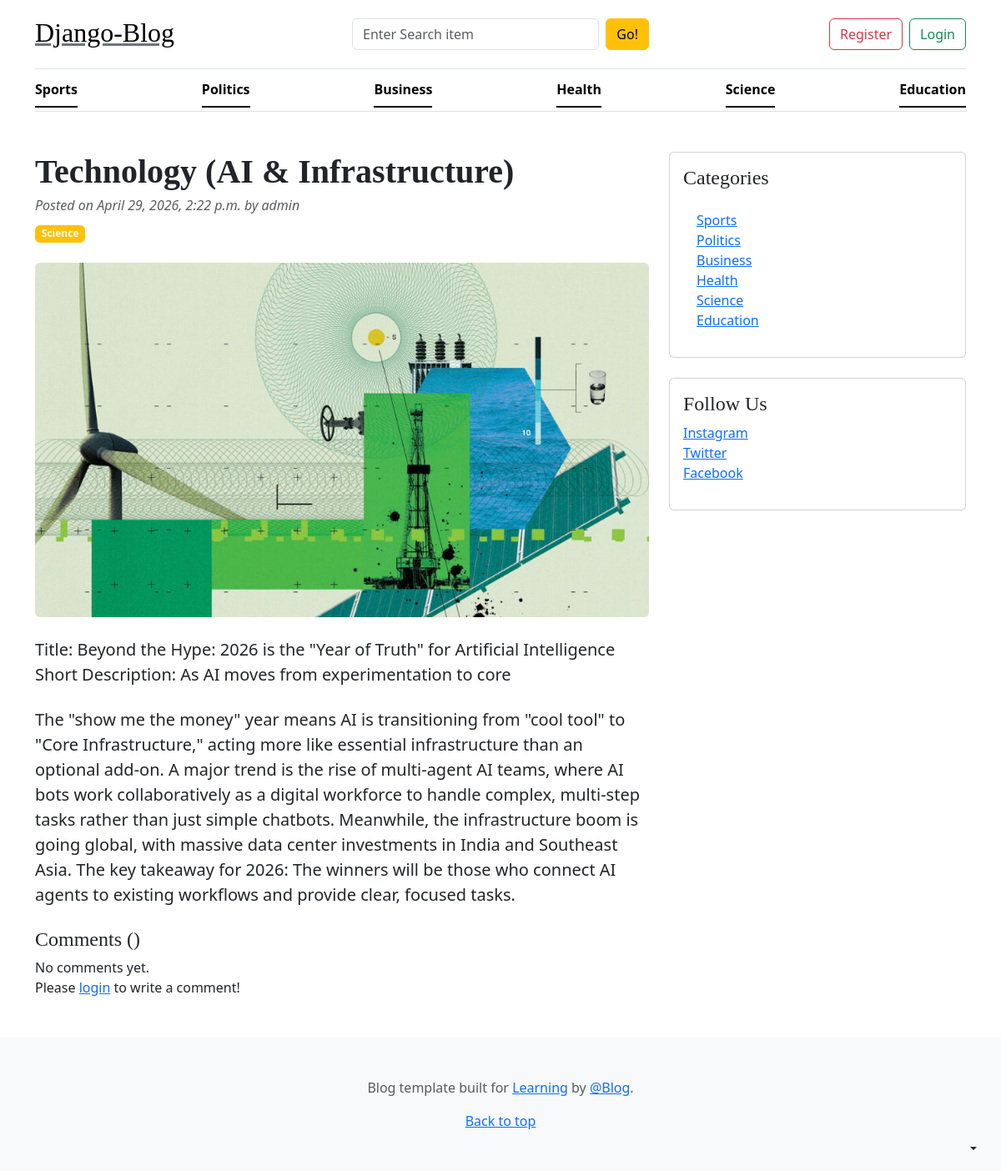
Before: /blogs_slug/technology-ai-infrastructure/ with the older database file.
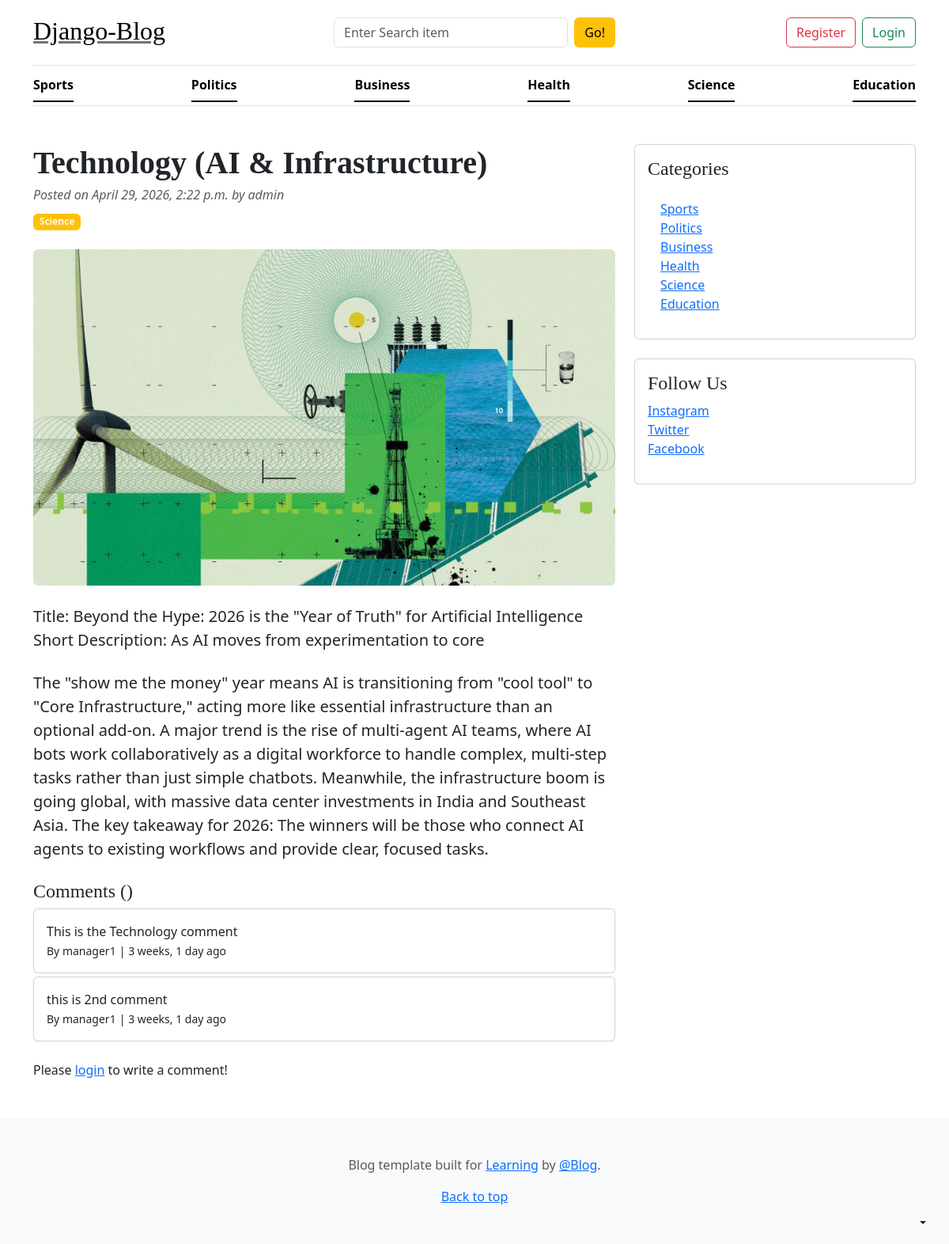
After: the same page with the newer database file.
### blogs_app/models.py (models this page shows)
class category(models.Model):
    category=models.CharField(max_length=50)
    created_at=models.DateTimeField(auto_now_add=True)
    updated_at=models.DateTimeField(auto_now=True)
    class Meta:
        verbose_name_plural='Categories'
    def __str__(self):
        return self.category

class Comment(models.Model):
    user=models.ForeignKey(User,on_delete=models.CASCADE)
    blog=models.ForeignKey(Blog,on_delete=models.CASCADE)
    comment=models.TextField(max_length=250)
    created_at=models.DateTimeField(auto_now_add=True)
    updated_at=models.DateTimeField(auto_now=True)
    def __str__(self):
            return self.comment

### blogs_app/views.py (the view)
# urls.py: path('blogs_slug/<slug:slug>/',blog_view.slug_blogs,name='slug_blogs'),
def slug_blogs(request,slug):
    slug_post=Blog.objects.get(slug=slug,status='published')
    if request.method == 'POST':
        user=request.user
        cmt=request.POST.get('comment')
        c=Comment(user=user,comment=cmt,blog=slug_post)
        c.save()
        return HttpResponseRedirect(request.path_info)
    comment=Comment.objects.filter(blog=slug_post)
    comment_count=comment.count()
    return render(request,"slug_posts.html",{'slug':slug_post,'comment':comment,'cc':comment_count})

### blogs_app/context_processors.py (called while the page is built)
def get_category(request):
    categories=category.objects.all()
    return dict(categories=categories)

def get_social(request):
    social=Social.objects.all()
    return dict(social=social)

### templates/slug_posts.html
{% extends 'base.html' %}
{% block content %}
<div class="container mt-5">
    <div class="row">
        <div class="col-lg-8">
            <article>
                <header class="mb-4">
                    <h1 class="fw-bolder mb-1">{{ slug.title }}</h1>
                    <div class="text-muted fst-italic mb-2">Posted on {{ slug.created_at }} by {{ slug.author }}</div>
                    <a class="badge bg-warning text-decoration-none text-light" href="#!">{{ slug.category_blog }}</a>
                </header>
                 {% if slug.feature_image %}
                <figure class="mb-4"><img class="img-fluid rounded" src="{{ slug.feature_image.url }}" alt="..." /></figure>
                {% endif %}
                <section class="mb-5">
                    <p class="fs-5 mb-4">{{ slug.short_description }}</p>
                    <p class="fs-5 mb-4">{{ slug.blog_body }}</p>
                    <h4>Comments ({{ comment_count }})</h4>
                    {% if comment %}
                        {% for i in comment %}
                            <div class="card mt-1">
                                <div class="card-body">
                                    <p class="card-text mb-0">{{ i }}</p>
                                    <span>
                                        <small>By {{ i.user }}</small>
                                        <small>| {{ i.created_at | timesince }} ago</small>
                                    </span>
                                </div>
                            </div>
                        {% endfor %}
                    {% else %}
                    No comments yet.
                    {% endif %}
                    <br>
                    <div class="form-group">
                {% if request.user.is_authenticated %}
                        <form action="" method="POST">
                            {% csrf_token %}
                            <div class="form-group">
                                <textarea name="comment" class="form-control" placeholder="Write your comment"></textarea>
                                <input type="submit" value="Submit" class="btn btn-primary mt-2">
                            </div>
                        </form>
                    {% else %}
                        <p>Please  <span><a href="{% url 'login' %}">login</a></span> to write a comment!</p>
             {% endif %}
                    </div>
                </section>
            </article>
        </div>
        <div class="col-lg-4">
            <div class="card mb-4 p-3">
                <h4 class="font-italic">Categories</h4>
                <div class="card-body">
                    <div class="row">
                        <div class="col-sm-6">
                            <ul class="list-unstyled mb-0">
                                {% for i in categories %}
                                <li><a href="{% url 'posts_category' i.id %}">{{i.category}} </a></li>
                                 {% endfor %}
                            </ul>
                        </div>
                    </div>
                </div>
            </div>
            <div class="card mb-4 p-3">
                <h4 class="font-italic">Follow Us</h4>
                <ol class="list-unstyled">
                    <li><a href=" " target="_blank">Instagram </a></li>
                    <li><a href=" " target="_blank">Twitter </a></li>
                    <li><a href=" " target="_blank">Facebook </a></li>
                </ol>
            </div>
        </div>
    </div>
</div>
{% endblock %}

### templates/base.html (shortened to what this page needs)
{% load static %}
<!DOCTYPE html>
<html lang="en">
<head>
  <link rel="stylesheet" href="https://cdn.jsdelivr.net/npm/bootstrap@5.3.8/dist/css/bootstrap.min.css">
  <link rel="stylesheet" href="/static/css/blog.css">
  <link rel="stylesheet" href="https://cdnjs.cloudflare.com/ajax/libs/font-awesome/7.0.1/css/all.min.css"
 />
</head>
<body>
  <div class="dropdown position-fixed bottom-0 end-0 mb-3 me-3 bd-mode-toggle">
    <button class="btn btn-bd-primary py-2 dropdown-toggle d-flex align-items-center" id="bd-theme" type="button"
      aria-expanded="false" data-bs-toggle="dropdown" aria-label="Toggle theme (auto)">
    </button>
  </div>
  <div class="container">
    <header class="border-bottom lh-1 py-3">
      <div class="row flex-nowrap justify-content-between align-items-center">
        <div class="col-4 pt-1">
          <h2> <a class="link-secondary text-black" href="{% url 'home' %}">Django-Blog</a></h2>
        </div>
        <div class="col-12 col-md-4">
          <form action="{% url 'search' %}" method="get" class="d-flex flex-column flex-sm-row gap-2">
            <input type="text" name="keyword" id="keyword" placeholder="Enter Search item" class="form-control">
            <button type="submit" class="btn btn-warning flex-shrink-0" id="button-search">
              Go!
            </button>
          </form>
        </div>
        <div class="col-12 col-md-4">
          <div class="d-flex justify-content-center justify-content-md-end gap-2">
            {% if not request.user.is_authenticated %}
            <a class="btn btn-outline-danger" href="{% url 'registration' %}">Register</a>
            <a class="btn btn-outline-success" href="{% url 'login' %}">Login</a>
            {% endif %}
          </div>
        </div>
      </div>
    </header>
    <div class="nav-scroller py-1 mb-3 border-bottom">
      <nav class="nav nav-underline justify-content-between">
        {% for i in categories %}
        <a class="nav-item nav-link link-body-emphasis active" href="{% url 'posts_category' i.id %}">{{i.category}}</a>
        {% endfor %}
      </nav>
    </div>
  </div>
  {% block content %}
  {% endblock %}
  <footer class="py-5 text-center text-body-secondary bg-body-tertiary">
    <p>
      Blog template built for
      <a href="https://getbootstrap.com/">Learning</a> by
      <a href="https://x.com/mdo">@Blog</a>.
    </p>
    <p class="mb-0"><a href="#">Back to top</a></p>
  </footer>
</body>
</html>

Changed rows visible on the page:
added Comment: comment "This is the Technology comment", user "manager1", created_at "3 weeks, 1 day"
added Comment: comment "this is 2nd comment", user "manager1", created_at "3 weeks, 1 day"
Other visible differences:
text no longer shown: "No comments yet."
